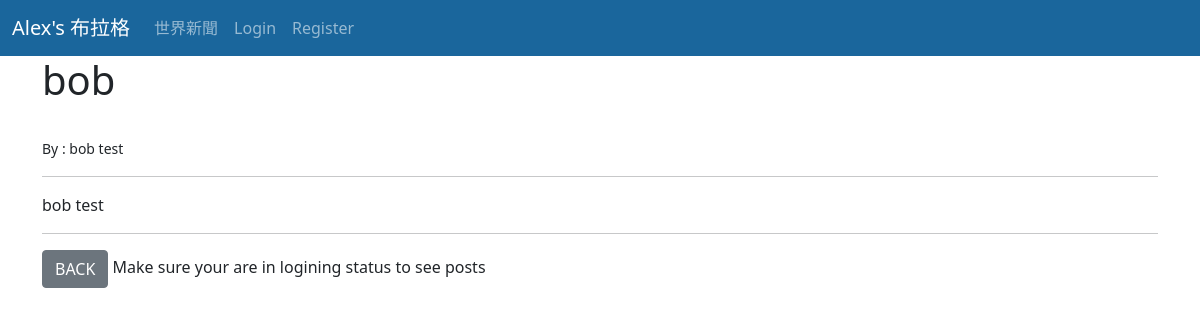
The page /article/7 on the database as committed earlier.
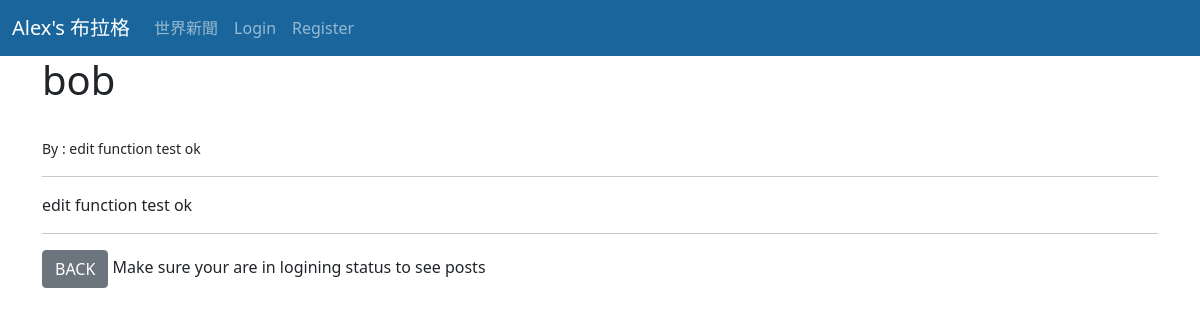
The same page on the database as committed later.
### blog/models.py (models this page shows, shortened)
class Post(models.Model):
    title = models.CharField(max_length=255)
    title_tag = models.CharField(max_length=255)
    author = models.ForeignKey(User, on_delete=models.CASCADE)
    body = models.TextField()
    post_date = models.DateField(auto_now_add=True)

### blog/views.py (the view)
# urls.py: path('article/<int:pk>', views.ArticleDetailView.as_view(), name='article-detail'),
class ArticleDetailView(DetailView):
    model = Post
    template_name = 'article_details.html'

### blog/templates/article_details.html
{% extends 'base.html' %}
{% block content %}
<h1>{{ post.title }}</h1>
<br>
<small>By :{{ post.author.first_name }}
{{ post.author.name_name}}{{ post.body }}
</small>
<br>
<hr>
        {{ post.body }}
        <hr>
        <a href ="{% url 'home' %}" class="btn btn-secondary">BACK
        </a>
        Make sure your are in logining status to see posts
{% endblock %}

Rows that differ between the two databases and show on the page:
changed Post "bob": body "bob test" → "edit function test ok"
